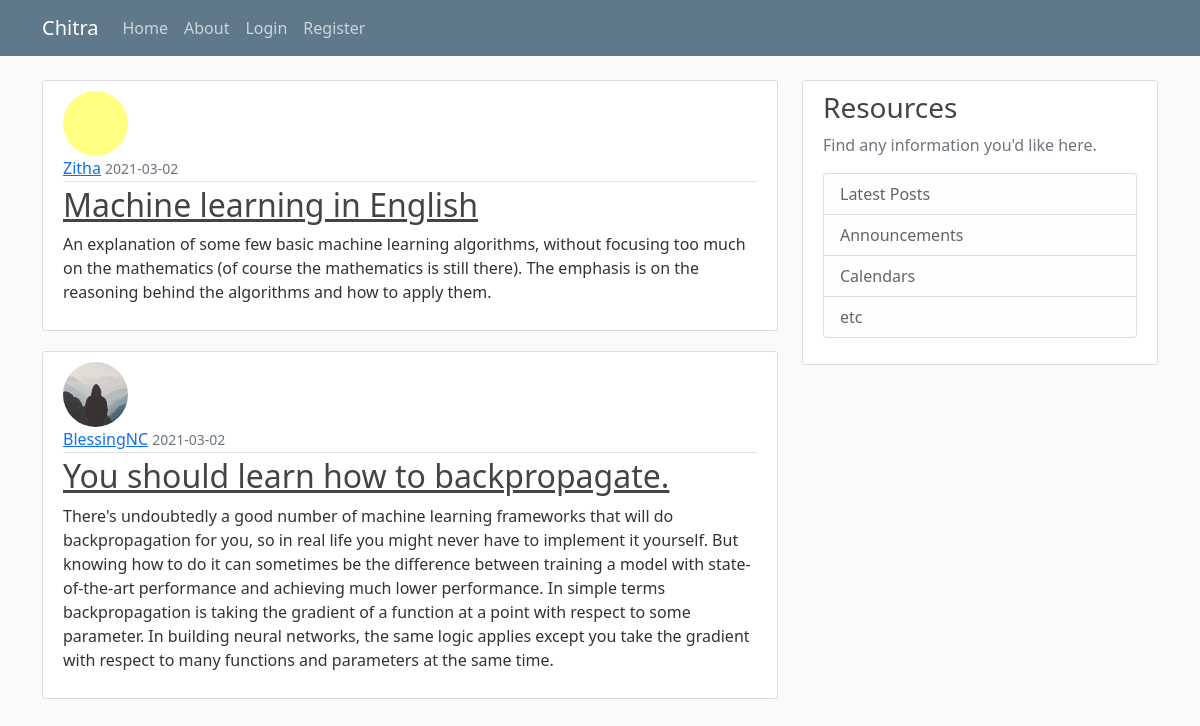
The page /home on the database its author committed.
### Flask_Blog/flaskblog/models.py (models this page shows, shortened)
class Post(db.Model):
	id = db.Column(db.Integer, primary_key=True)
	title = db.Column(db.String(100), nullable=False)
	date_posted = db.Column(db.DateTime, nullable=False, default=datetime.utcnow)
	content = db.Column(db.Text, nullable=False)
	user_id = db.Column(db.Integer, db.ForeignKey("user.id"), nullable=False)

class User(db.Model, UserMixin):
	id = db.Column(db.Integer, primary_key=True)
	username = db.Column(db.String(20), unique=True, nullable=False)
	email = db.Column(db.String(120), unique=True, nullable=False)
	image_file = db.Column(db.String(20), nullable=False, default="default.jpg")
	password = db.Column(db.String(60), nullable=False)
	posts = db.relationship("Post", backref="author", lazy=True)

### Flask_Blog/flaskblog/routes.py (the view)
@app.route("/")
@app.route("/home")
def home():
	page = request.args.get("page", 1, type=int)
	posts = Post.query.paginate(page=page, per_page=2)
	return render_template("home.html", posts= posts)

### Flask_Blog/flaskblog/templates/home.html
{% extends "layout.html" %}
{% block content %}
	{% for post in posts %}
		<article class="media content-section">
			<img class="rounded-circle article-img" src="{{ url_for('static', filename='profile_pics/' + post.author.image_file) }}" >
          <div class="media-body">
            <div class="article-metadata">
              <a class="mr-2" href="#">{{ post.author.username }}</a>
              <small class="text-muted">{{ post.date_posted.strftime("%Y-%m-%d") }}</small>
            </div>
            <h2><a class="article-title" href="{{url_for('post', post_id=post.id)}}">{{ post.title }}</a></h2>
            <p class="article-content">{{ post.content }}</p>
          </div>
        </article>
	{% endfor %}
{% endblock content %}

### Flask_Blog/flaskblog/static/main.css (style rules this page uses)
body { background: #fafafa; color: #333333; margin-top: 5rem; }
h1, h2, h3, h4, h5, h6 { color: #444444; }
.content-section { background: #ffffff; padding: 10px 20px; border: 1px solid #dddddd; border-radius: 3px; margin-bottom: 20px; }
.article-title { color: #444444; }
.article-content { white-space: pre-line; }
.article-img { height: 65px; width: 65px; margin-right: 16px; }
.article-metadata { padding-bottom: 1px; margin-bottom: 4px; border-bottom: 1px solid #e3e3e3 }

### rows shown on the page
Post: image_file (picture), author.username "Zitha", date_posted "2021-03-02", title "Machine learning in English", content "An explanation of some few basic machine learning algorithms, without focusing too much on the mathematics (of course the mathematics is still there). The emphasis is on the reasoning behind the algorithms and how to apply them."
Post: image_file (placeholder picture), author.username "BlessingNC", date_posted "2021-03-02", title "You should learn how to backpropagate.", content "There's undoubtedly a good number of machine learning frameworks that will do backpropagation for you, so in real life you might never have to implement it yourself. But knowing how to do it can sometimes be the difference between training a model with state-of-the-art performance and achieving much lower performance. In simple terms backpropagation is taking the gradient of a function at a point with respect to some parameter. In building neural networks, the same logic applies except you take the gradient with respect to many functions and parameters at the same time."
